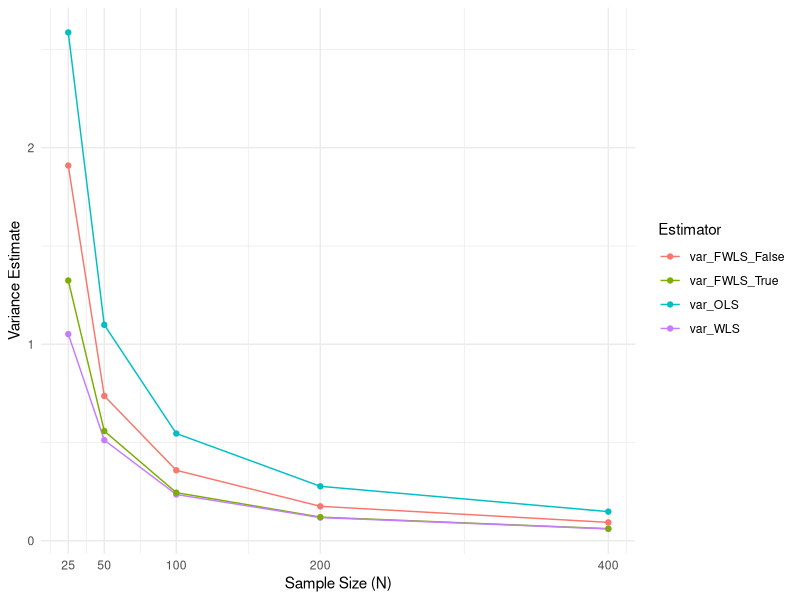

This figure's R source:
olsFun <- function(data){
  y <- as.matrix(data[, 1]) # Dependent variable from the first column
  x <- data[, 2] # Chooses the independent variable from the second column
  X <- as.matrix(cbind(1, x)) # Adds column of ones to the matrix to estimate 
  #intercept
  
  #We calculate XtX
  
  XtX <- t(X) %*% X
  
  #We calculate inverse of XtX
  XtX_inv <- solve(XtX)
  
  #We calculate XtY
  XtY <- t(X) %*% y
  
  #We calculate beta_ols
  beta_ols <- XtX_inv %*% XtY
  
  return(beta_ols[2]) #We return the coefficient 
}

wlsFun <- function(data, lambda){
  y <- as.matrix(data[, 1]) # Dependent variable, same as last function
  x <- data[, 2] # Independent variable, same as last function
  X <- as.matrix(cbind(1, x)) # Intercept, same as last function
  
  #Lambda has to be numeric, else stop
  if(!is.numeric(lambda)){
    stop("lambda has to be a numeric value")
  }
  
  #Variance for each observation
  variance_i <- exp(x * lambda)
  
  #Create diagonal weight matrix W (Omega^-1) Since omega is the diagonal
  #the inverse is:
  W <- diag(1 / variance_i)
  
  #X' W X
  XtWX <- t(X) %*% W %*% X
  
  #Inverse of X' W X
  XtWX_inv <- solve(XtWX)
  
  #X' W y
  XtWy <- t(X) %*% W %*% y
  
  #Finally we calculate the WLS estimator
  beta_wls <- XtWX_inv %*% XtWy
  
  #Return the coefficient 
  return(beta_wls[2])
  
}

fwlsFun <- function(data, trueVar){
  y <- data[, 1] # Dependent variable
  x <- data[, 2] # Independent variable
  X <- as.matrix(cbind(1, x)) # Same as last function
  
  #OLS estimation
  XtX_inv <- solve(t(X) %*% X)
  beta_ols <- XtX_inv %*% t(X) %*% y
  
  #Residuals
  u_hat <- y - X %*% beta_ols
  u_hat_sq <- u_hat^2
  
  #Lambda estimation
  
  X_lambda <- as.matrix(cbind(1, x))
  ln_u_hat_sq <- log(u_hat_sq)
  
  #Beta lambda
  beta_lambda <- solve(t(X_lambda) %*% X_lambda) %*% t(X_lambda) %*% ln_u_hat_sq
  lambda_hat <- beta_lambda[2]
  
  #Lambda has to be numeric, else stop
  if(!is.numeric(lambda_hat)){
    stop("lambda_hat has to be a numeric value")
  }
  
  #Calculating variance with the correct and false form
  if(trueVar == TRUE){
    variance_i <- exp(x * lambda_hat)
  } else {
    variance_i <- (1 + x * lambda_hat)
  }
  #Omega inverse
  W <- diag(1 / variance_i)
  
  #FWLS estimator
  XtWX <- t(X) %*% W %*% X
  XtWX_inv <- solve(XtWX)
  XtWy <- t(X) %*% W %*% y
  
  #Beta FWLS
  beta_fwls <- XtWX_inv %*% XtWy
  
  #Return results
  return(beta_fwls[2])
}
  
#Test that we recive the same results as the function
testData <- cbind( c(0.62, 0.18, 3.92, 0.80, -5.15),
                   c(0.44, 1.49, 0.69, 0.13, 1.90) )

c(olsFun(data = testData),
  wlsFun(data = testData, lambda = 2),
  fwlsFun(data = testData, trueVar = TRUE),
  fwlsFun(data = testData, trueVar = FALSE), use.names = F) 
  
DataFun <- function(n, lambda) {
  #x_i ~ U(0, 2)
  x <- runif(n, min = 0, max = 2)
  #Heteroskedastic standard deviation
  sigma_i <- sqrt(exp(lambda * x)) 
  #Error term u_i
  epsilon <- rnorm(n, mean = 0, sd = sigma_i)
  #Beta set to 2
  beta <- 2
  #y_i
  y_i <- beta * x + epsilon
  #Combine y and x to data matrix
  data <- cbind(y_i, x)
  return(data)
}

SimFun <- function(n, sim_reps, seed, lambda) {
  # Set seed
  set.seed(seed)
 
  #Storage for estimates
  ols_est <- numeric(sim_reps)
  wls_est <- numeric(sim_reps)
  fwls_true_est <- numeric(sim_reps)
  fwls_false_est <- numeric(sim_reps)
  
  #Simulation loop that uses data from DataFun
  for (i in 1:sim_reps) {
    data <- DataFun(n, lambda)
    ols_est[i] <- olsFun(data = data)
    wls_est[i] <- wlsFun(data = data, lambda = lambda)
    fwls_true_est[i] <- fwlsFun(data = data, trueVar = TRUE)
    fwls_false_est[i] <- fwlsFun(data = data, trueVar = FALSE)
  }
  
  
  #We extract the variances of the estimates from the simulation
  var_results <- c(var_ols = var(ols_est),
     var_wls = var(wls_est),
     var_fwls_true = var(fwls_true_est),
     var_fwls_false = var(fwls_false_est)
  )
  
  return(var_results)
}

#Run the simulations and store the results
simresult_25 <- SimFun(n = 25, sim_reps = 1000, seed = 2024, lambda = 2)
simresult_50 <- SimFun(n = 50, sim_reps = 1000, seed = 2024, lambda = 2)
simresult_100 <- SimFun(n = 100, sim_reps = 1000, seed = 2024, lambda = 2)
simresult_200 <- SimFun(n = 200, sim_reps = 1000, seed = 2024, lambda = 2)
simresult_400 <- SimFun(n = 400, sim_reps = 1000, seed = 2024, lambda = 2)

#Combine the results from simulation in a dataframe for easier plotting
results_df <- data.frame(N = c(25, 50, 100, 200, 400), 
                         var_OLS = c(simresult_25[1], 
                                     simresult_50[1], 
                                     simresult_100[1], 
                                     simresult_200[1], 
                                     simresult_400[1]),
                         var_WLS = c(simresult_25[2], 
                                     simresult_50[2], 
                                     simresult_100[2], 
                                     simresult_200[2], 
                                     simresult_400[2]),
                         var_FWLS_True = c(simresult_25[3], 
                                           simresult_50[3], 
                                           simresult_100[3], 
                                           simresult_200[3], 
                                           simresult_400[3]),
                         var_FWLS_False = c(simresult_25[4], 
                                            simresult_50[4], 
                                            simresult_100[4], 
                                            simresult_200[4], 
                                            simresult_400[4]))

library(tidyr)
library(ggplot2)

# Reshape data for plotting a line plot with ggplot format
#we want a long format, all columns except N to be gathered
plot_data <- results_df %>%
  pivot_longer(cols = starts_with("var_"), #Select all 
               #columns starting with "var_"
               names_to = "Estimator", #New column for estimator names
               values_to = "Variance") #New column for variance values

#Finally we plot the data
ggplot(plot_data, aes(x = N, y = Variance, color = Estimator)) +
  geom_line() + # Draws line between the points
  geom_point() + #Dots at each variance estimate for each N
  scale_x_continuous(breaks = c(25, 50, 100, 200, 400)) + #Breaks for the 
  #simulation sizes
  labs(x = "Sample Size (N)",
       y = "Variance Estimate") +
  theme_minimal()



  
  
  
  
  
